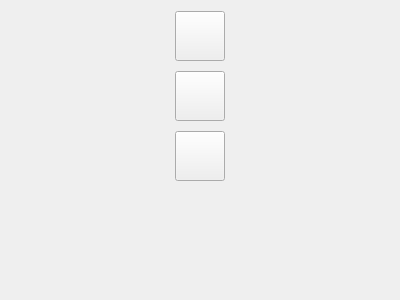
<?xml version="1.0" encoding="UTF-8"?>
<ui version="4.0">
 <class>SidebarForm</class>
 <widget class="QWidget" name="SidebarForm">
  <property name="geometry">
   <rect>
    <x>0</x>
    <y>0</y>
    <width>400</width>
    <height>300</height>
   </rect>
  </property>
  <property name="windowTitle">
   <string>Form</string>
  </property>
  <layout class="QGridLayout" name="gridLayout">
   <item row="0" column="0">
    <layout class="QVBoxLayout" name="verticalLayout">
     <property name="spacing">
      <number>10</number>
     </property>
     <item>
      <widget class="QPushButton" name="btn_avatar">
       <property name="minimumSize">
        <size>
         <width>50</width>
         <height>50</height>
        </size>
       </property>
       <property name="maximumSize">
        <size>
         <width>50</width>
         <height>50</height>
        </size>
       </property>
       <property name="text">
        <string/>
       </property>
       <property name="icon">
        <iconset resource="resource.qrc">
         <normaloff>:/image/cat.jpg</normaloff>:/image/cat.jpg</iconset>
       </property>
       <property name="iconSize">
        <size>
         <width>40</width>
         <height>40</height>
        </size>
       </property>
      </widget>
     </item>
     <item>
      <widget class="QPushButton" name="btn_message">
       <property name="minimumSize">
        <size>
         <width>50</width>
         <height>50</height>
        </size>
       </property>
       <property name="maximumSize">
        <size>
         <width>50</width>
         <height>50</height>
        </size>
       </property>
       <property name="text">
        <string/>
       </property>
       <property name="icon">
        <iconset resource="resource.qrc">
         <normaloff>:/image/message.png</normaloff>:/image/message.png</iconset>
       </property>
       <property name="iconSize">
        <size>
         <width>40</width>
         <height>40</height>
        </size>
       </property>
      </widget>
     </item>
     <item>
      <widget class="QPushButton" name="btn_friend">
       <property name="minimumSize">
        <size>
         <width>50</width>
         <height>50</height>
        </size>
       </property>
       <property name="maximumSize">
        <size>
         <width>50</width>
         <height>50</height>
        </size>
       </property>
       <property name="text">
        <string/>
       </property>
       <property name="icon">
        <iconset resource="resource.qrc">
         <normaloff>:/image/friend.png</normaloff>:/image/friend.png</iconset>
       </property>
       <property name="iconSize">
        <size>
         <width>40</width>
         <height>40</height>
        </size>
       </property>
      </widget>
     </item>
     <item>
      <spacer name="verticalSpacer">
       <property name="orientation">
        <enum>Qt::Vertical</enum>
       </property>
       <property name="sizeHint" stdset="0">
        <size>
         <width>20</width>
         <height>40</height>
        </size>
       </property>
      </spacer>
     </item>
    </layout>
   </item>
  </layout>
 </widget>
 <resources>
  <include location="resource.qrc"/>
 </resources>
 <connections/>
</ui>
